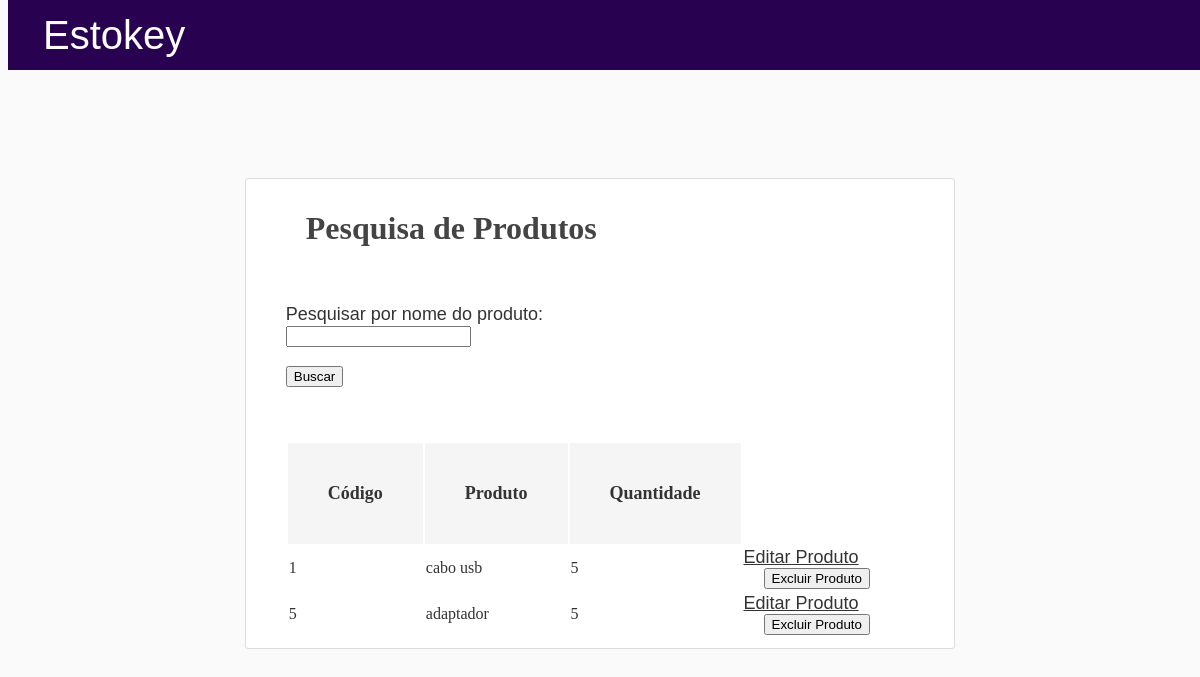
The app's page /pesquisa, older data.
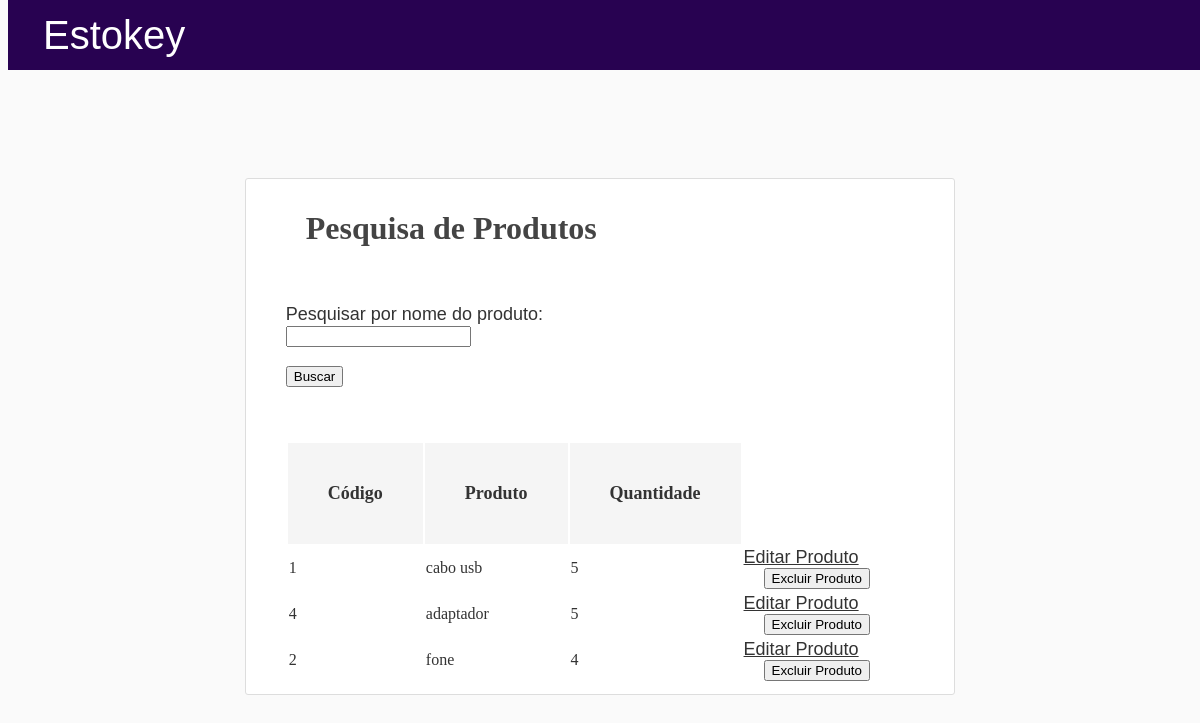
The same page, newer data.
### models.py (models this page shows, shortened)
class CadastroProduto(db.Model):
    __tablename__ = 'cadastro_produto'
    id = db.Column(db.Integer, primary_key=True)
    codigoprod = db.Column(db.Integer, nullable=False, unique=True)
    produto = db.Column(db.String(100), nullable=False)
    categoria = db.Column(db.String(50))
    quantidade = db.Column(db.Integer)

### routes.py (the view)
@bp.route("/pesquisa", methods=['GET', 'POST'])
def pesquisa():
    form = PesquisaForm()
    produtos = CadastroProduto.query.all()
    if not produtos:
        flash(400, message='Nenhum produto cadastrado ainda!')
        return redirect(url_for('main.pesquisa'))
    return render_template('pesquisa.html', form=form, produtos=produtos)

### forms.py
class PesquisaForm(FlaskForm):
    produto = StringField('Pesquisar por nome do produto: ', validators=[DataRequired()])
    submit = SubmitField('Buscar')

### templates/pesquisa.html (shortened to what this page needs)
<!DOCTYPE html>
<html lang="pt-BR">
<head>
    <link rel="stylesheet" type="text/css" href="{{ url_for('static', filename='style.css') }}">
</head>
<body>
    <header class="site-header">
        <nav class="navbar navbar-expand-md navbar-dark bg-steel fixed-top">
          <div class="container"> <p class="Main">Estokey</p> </div>
    </header>
    <div class="container-content">
        <h1>Pesquisa de Produtos</h1>
        <br>
        <p>
            {{ form.produto.label }}<br>
            {{ form.produto(size=20) }}
        </p>
        <p>{{ form.submit() }}</p>
        <br><br>
    <table class="resultado-pesquisa">
        <thead>
            <tr>
                <th>Código</th> <th>Produto</th> <th>Quantidade</th>
            </tr>
        </thead>
        <tbody>
            {% if produtos %}
                {% for p in produtos %}
                    <tr>
                        <td>{{ p.codigoprod }}</td>
                        <td>{{ p.produto }}</td>
                        <td>{{ p.quantidade }}</td>
                        <td>
                            <div class="editar_produto">
                            <a href="{{ url_for('main.editar_produto', id=p.id)}}">Editar Produto</a>
                                <form method="POST" action="{{ url_for('main.excluir_produto', id=p.id) }}" onsubmit="return confirm('Deseja excluir este produto?');">
                                    <button type="submit" class="btn btn-danger">Excluir Produto</button>
                                </form>
                            </div>
                        </td>
                    </tr>
                {% endfor %}
            {% endif %}
        </tbody>
    </table>
</div>
</body>
</html>

### static/style.css (style rules this page uses)
body { background: #fafafa; color: #333333; }
h1, h2, h3 { padding-left: 20px; color: #444444; }
form { padding-left: 20px; }
a { font-size: large; font-family: Arial, Helvetica, sans-serif; color: #333333; }
p { font-size: large; font-family: Arial, Helvetica, sans-serif; }
header { background-color: #280251; color: white; height: 70px; width: 100%; top: 0; position: fixed; display: flex; align-items: center; justify-content: left; padding: 0 20px; box-sizing: border-box; font-weight: 500; }
.Main { color: white; font-family: sans-serif; font-size: 40px; padding-left: 15px; }
.container-content { margin-top: 15%; margin-left: 20%; margin-right: 20%; padding: 10px 40px; text-align: justify; background: #ffffff; border: 1px solid #dddddd; border-radius: 3px; margin-bottom: 20px; }
label { font-family: Arial, Helvetica, sans-serif; }
th { font-size: large; background-color: whitesmoke; padding: 40px; }
.resultado-pesquisa { padding: 10; }

Row changes from the older to the newer data that the page shows:
changed CadastroProduto "adaptador": codigoprod "5" → "4"
added CadastroProduto: codigoprod "2", produto "fone", quantidade "4"
